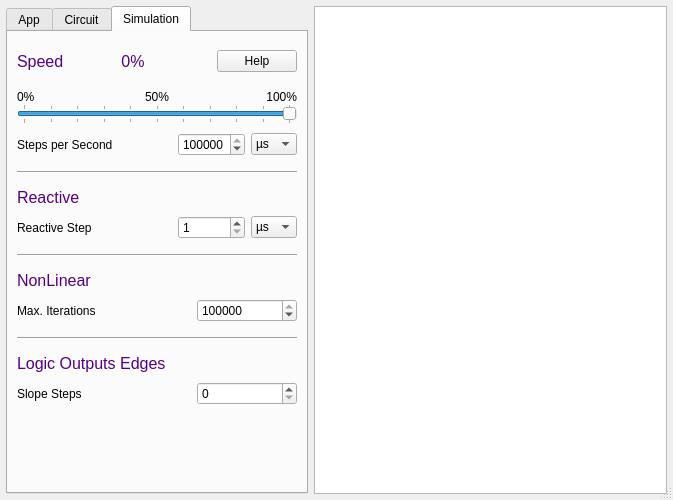
<?xml version="1.0" encoding="UTF-8"?>
<ui version="4.0">
 <class>AppDialog</class>
 <widget class="QDialog" name="AppDialog">
  <property name="windowModality">
   <enum>Qt::WindowModal</enum>
  </property>
  <property name="geometry">
   <rect>
    <x>0</x>
    <y>0</y>
    <width>673</width>
    <height>500</height>
   </rect>
  </property>
  <property name="sizePolicy">
   <sizepolicy hsizetype="Preferred" vsizetype="MinimumExpanding">
    <horstretch>0</horstretch>
    <verstretch>0</verstretch>
   </sizepolicy>
  </property>
  <property name="minimumSize">
   <size>
    <width>320</width>
    <height>100</height>
   </size>
  </property>
  <property name="windowTitle">
   <string>Settings</string>
  </property>
  <property name="sizeGripEnabled">
   <bool>true</bool>
  </property>
  <property name="modal">
   <bool>false</bool>
  </property>
  <layout class="QHBoxLayout" name="mainLayout">
   <property name="leftMargin">
    <number>6</number>
   </property>
   <property name="topMargin">
    <number>6</number>
   </property>
   <property name="rightMargin">
    <number>6</number>
   </property>
   <property name="bottomMargin">
    <number>6</number>
   </property>
   <item>
    <layout class="QVBoxLayout" name="verticalLayout">
     <property name="spacing">
      <number>9</number>
     </property>
     <item>
      <widget class="QTabWidget" name="tabList">
       <property name="sizePolicy">
        <sizepolicy hsizetype="Preferred" vsizetype="Preferred">
         <horstretch>0</horstretch>
         <verstretch>0</verstretch>
        </sizepolicy>
       </property>
       <property name="minimumSize">
        <size>
         <width>200</width>
         <height>300</height>
        </size>
       </property>
       <property name="locale">
        <locale language="C" country="AnyCountry"/>
       </property>
       <property name="currentIndex">
        <number>2</number>
       </property>
       <property name="usesScrollButtons">
        <bool>false</bool>
       </property>
       <widget class="QWidget" name="appTab">
        <attribute name="title">
         <string>App</string>
        </attribute>
        <layout class="QVBoxLayout" name="verticalLayout_4">
         <property name="spacing">
          <number>9</number>
         </property>
         <item>
          <layout class="QHBoxLayout" name="horizontalLayout_13">
           <property name="topMargin">
            <number>9</number>
           </property>
           <property name="bottomMargin">
            <number>9</number>
           </property>
           <item>
            <widget class="QLabel" name="label_19">
             <property name="sizePolicy">
              <sizepolicy hsizetype="Preferred" vsizetype="Preferred">
               <horstretch>0</horstretch>
               <verstretch>0</verstretch>
              </sizepolicy>
             </property>
             <property name="font">
              <font>
               <family>Ubuntu</family>
               <pointsize>12</pointsize>
               <weight>50</weight>
               <italic>false</italic>
               <bold>false</bold>
              </font>
             </property>
             <property name="styleSheet">
              <string notr="true">font: 12pt &quot;Ubuntu&quot;; color: rgb(85, 0, 127)</string>
             </property>
             <property name="text">
              <string>App Settings</string>
             </property>
             <property name="alignment">
              <set>Qt::AlignLeading|Qt::AlignLeft|Qt::AlignVCenter</set>
             </property>
            </widget>
           </item>
           <item>
            <widget class="QPushButton" name="helpButton0">
             <property name="sizePolicy">
              <sizepolicy hsizetype="Fixed" vsizetype="Fixed">
               <horstretch>0</horstretch>
               <verstretch>0</verstretch>
              </sizepolicy>
             </property>
             <property name="text">
              <string>Help</string>
             </property>
             <property name="autoDefault">
              <bool>false</bool>
             </property>
            </widget>
           </item>
          </layout>
         </item>
         <item>
          <layout class="QHBoxLayout" name="horizontalLayout_9">
           <item>
            <widget class="QLabel" name="label_3">
             <property name="text">
              <string>Language</string>
             </property>
            </widget>
           </item>
           <item>
            <widget class="QComboBox" name="language">
             <property name="sizePolicy">
              <sizepolicy hsizetype="Fixed" vsizetype="Fixed">
               <horstretch>0</horstretch>
               <verstretch>0</verstretch>
              </sizepolicy>
             </property>
             <property name="minimumSize">
              <size>
               <width>100</width>
               <height>0</height>
              </size>
             </property>
             <property name="maximumSize">
              <size>
               <width>100</width>
               <height>16777215</height>
              </size>
             </property>
             <property name="currentText">
              <string notr="true">English</string>
             </property>
             <item>
              <property name="text">
               <string notr="true">English</string>
              </property>
             </item>
             <item>
              <property name="text">
               <string>简体中文</string>
              </property>
             </item>
             <item>
              <property name="text">
               <string notr="true">Čeština</string>
              </property>
             </item>
             <item>
              <property name="text">
               <string notr="true">Nederlands</string>
              </property>
             </item>
             <item>
              <property name="text">
               <string notr="true">Français</string>
              </property>
             </item>
             <item>
              <property name="text">
               <string notr="true">Deutsch</string>
              </property>
             </item>
             <item>
              <property name="text">
               <string notr="true">Italiano</string>
              </property>
             </item>
             <item>
              <property name="text">
               <string notr="true">Русский</string>
              </property>
             </item>
             <item>
              <property name="text">
               <string notr="true">Español</string>
              </property>
             </item>
             <item>
              <property name="text">
               <string notr="true">Português</string>
              </property>
             </item>
             <item>
              <property name="text">
               <string notr="true">Brasileiro</string>
              </property>
             </item>
             <item>
              <property name="text">
               <string>Slovenčina</string>
              </property>
             </item>
             <item>
              <property name="text">
               <string notr="true">Türkçe</string>
              </property>
             </item>
            </widget>
           </item>
          </layout>
         </item>
         <item>
          <layout class="QHBoxLayout" name="horizontalLayout_15">
           <item>
            <widget class="QLabel" name="label_45">
             <property name="text">
              <string>Font</string>
             </property>
            </widget>
           </item>
           <item>
            <widget class="QFontComboBox" name="fontName">
             <property name="sizePolicy">
              <sizepolicy hsizetype="Fixed" vsizetype="Fixed">
               <horstretch>0</horstretch>
               <verstretch>0</verstretch>
              </sizepolicy>
             </property>
             <property name="minimumSize">
              <size>
               <width>100</width>
               <height>0</height>
              </size>
             </property>
             <property name="maximumSize">
              <size>
               <width>100</width>
               <height>16777215</height>
              </size>
             </property>
             <property name="editable">
              <bool>false</bool>
             </property>
             <property name="sizeAdjustPolicy">
              <enum>QComboBox::AdjustToMinimumContentsLength</enum>
             </property>
            </widget>
           </item>
          </layout>
         </item>
         <item>
          <layout class="QHBoxLayout" name="horizontalLayout_10">
           <item>
            <widget class="QLabel" name="label_4">
             <property name="text">
              <string>Font Scale</string>
             </property>
            </widget>
           </item>
           <item>
            <widget class="QDoubleSpinBox" name="fontScale">
             <property name="sizePolicy">
              <sizepolicy hsizetype="Fixed" vsizetype="Fixed">
               <horstretch>0</horstretch>
               <verstretch>0</verstretch>
              </sizepolicy>
             </property>
             <property name="minimumSize">
              <size>
               <width>100</width>
               <height>0</height>
              </size>
             </property>
             <property name="maximumSize">
              <size>
               <width>100</width>
               <height>16777215</height>
              </size>
             </property>
             <property name="minimum">
              <double>0.500000000000000</double>
             </property>
             <property name="maximum">
              <double>2.000000000000000</double>
             </property>
             <property name="value">
              <double>1.000000000000000</double>
             </property>
            </widget>
           </item>
          </layout>
         </item>
         <item>
          <widget class="QLabel" name="fontLabel">
           <property name="text">
            <string notr="true"/>
           </property>
          </widget>
         </item>
         <item>
          <widget class="QLabel" name="userPathLabel">
           <property name="text">
            <string>User data folder:</string>
           </property>
          </widget>
         </item>
         <item>
          <layout class="QHBoxLayout" name="horizontalLayout_3">
           <item>
            <widget class="QLineEdit" name="userPath"/>
           </item>
           <item>
            <widget class="QPushButton" name="setPathButton">
             <property name="sizePolicy">
              <sizepolicy hsizetype="Fixed" vsizetype="Fixed">
               <horstretch>0</horstretch>
               <verstretch>0</verstretch>
              </sizepolicy>
             </property>
             <property name="maximumSize">
              <size>
               <width>35</width>
               <height>16777215</height>
              </size>
             </property>
             <property name="toolTip">
              <string>Select tool path</string>
             </property>
             <property name="locale">
              <locale language="C" country="AnyCountry"/>
             </property>
             <property name="text">
              <string notr="true">...</string>
             </property>
             <property name="autoRepeatDelay">
              <number>0</number>
             </property>
             <property name="autoRepeatInterval">
              <number>0</number>
             </property>
             <property name="autoDefault">
              <bool>false</bool>
             </property>
            </widget>
           </item>
          </layout>
         </item>
         <item>
          <spacer name="verticalSpacer_3">
           <property name="orientation">
            <enum>Qt::Vertical</enum>
           </property>
           <property name="sizeHint" stdset="0">
            <size>
             <width>20</width>
             <height>40</height>
            </size>
           </property>
          </spacer>
         </item>
        </layout>
       </widget>
       <widget class="QWidget" name="circTab">
        <attribute name="title">
         <string>Circuit</string>
        </attribute>
        <layout class="QVBoxLayout" name="verticalLayout_3">
         <property name="spacing">
          <number>9</number>
         </property>
         <property name="leftMargin">
          <number>9</number>
         </property>
         <property name="topMargin">
          <number>9</number>
         </property>
         <property name="rightMargin">
          <number>9</number>
         </property>
         <property name="bottomMargin">
          <number>9</number>
         </property>
         <item>
          <layout class="QHBoxLayout" name="horizontalLayout_8">
           <property name="topMargin">
            <number>9</number>
           </property>
           <property name="bottomMargin">
            <number>9</number>
           </property>
           <item>
            <widget class="QLabel" name="label_8">
             <property name="sizePolicy">
              <sizepolicy hsizetype="Preferred" vsizetype="Preferred">
               <horstretch>0</horstretch>
               <verstretch>0</verstretch>
              </sizepolicy>
             </property>
             <property name="font">
              <font>
               <family>Ubuntu</family>
               <pointsize>12</pointsize>
               <weight>50</weight>
               <italic>false</italic>
               <bold>false</bold>
              </font>
             </property>
             <property name="styleSheet">
              <string notr="true">font: 12pt &quot;Ubuntu&quot;; color: rgb(85, 0, 127)</string>
             </property>
             <property name="text">
              <string>Circuit Canvas</string>
             </property>
             <property name="alignment">
              <set>Qt::AlignLeading|Qt::AlignLeft|Qt::AlignVCenter</set>
             </property>
            </widget>
           </item>
           <item>
            <widget class="QPushButton" name="helpButton1">
             <property name="sizePolicy">
              <sizepolicy hsizetype="Fixed" vsizetype="Fixed">
               <horstretch>0</horstretch>
               <verstretch>0</verstretch>
              </sizepolicy>
             </property>
             <property name="text">
              <string>Help</string>
             </property>
             <property name="autoDefault">
              <bool>false</bool>
             </property>
            </widget>
           </item>
          </layout>
         </item>
         <item>
          <widget class="QCheckBox" name="drawGrid">
           <property name="text">
            <string>Draw Grid</string>
           </property>
          </widget>
         </item>
         <item>
          <widget class="QCheckBox" name="showScroll">
           <property name="text">
            <string>Show ScrollBars</string>
           </property>
          </widget>
         </item>
         <item>
          <widget class="QCheckBox" name="animate">
           <property name="text">
            <string>Animate</string>
           </property>
          </widget>
         </item>
         <item>
          <layout class="QHBoxLayout" name="horizontalLayout_12">
           <item>
            <widget class="QLabel" name="label_16">
             <property name="text">
              <string>Canvas Refresh</string>
             </property>
            </widget>
           </item>
           <item>
            <widget class="QSpinBox" name="fps">
             <property name="minimumSize">
              <size>
               <width>75</width>
               <height>0</height>
              </size>
             </property>
             <property name="maximumSize">
              <size>
               <width>75</width>
               <height>16777215</height>
              </size>
             </property>
             <property name="minimum">
              <number>1</number>
             </property>
             <property name="maximum">
              <number>100</number>
             </property>
             <property name="value">
              <number>20</number>
             </property>
            </widget>
           </item>
           <item>
            <widget class="QLabel" name="label_17">
             <property name="sizePolicy">
              <sizepolicy hsizetype="Fixed" vsizetype="Preferred">
               <horstretch>0</horstretch>
               <verstretch>0</verstretch>
              </sizepolicy>
             </property>
             <property name="minimumSize">
              <size>
               <width>75</width>
               <height>0</height>
              </size>
             </property>
             <property name="maximumSize">
              <size>
               <width>75</width>
               <height>16777215</height>
              </size>
             </property>
             <property name="text">
              <string>FPS</string>
             </property>
            </widget>
           </item>
          </layout>
         </item>
         <item>
          <widget class="Line" name="line_3">
           <property name="minimumSize">
            <size>
             <width>0</width>
             <height>32</height>
            </size>
           </property>
           <property name="orientation">
            <enum>Qt::Horizontal</enum>
           </property>
          </widget>
         </item>
         <item>
          <widget class="QLabel" name="label_15">
           <property name="sizePolicy">
            <sizepolicy hsizetype="Preferred" vsizetype="Fixed">
             <horstretch>0</horstretch>
             <verstretch>0</verstretch>
            </sizepolicy>
           </property>
           <property name="font">
            <font>
             <family>Ubuntu</family>
             <pointsize>12</pointsize>
             <weight>50</weight>
             <italic>false</italic>
             <bold>false</bold>
            </font>
           </property>
           <property name="styleSheet">
            <string notr="true">font: 12pt &quot;Ubuntu&quot;; color: rgb(85, 0, 127)</string>
           </property>
           <property name="text">
            <string>Other</string>
           </property>
           <property name="alignment">
            <set>Qt::AlignLeading|Qt::AlignLeft|Qt::AlignVCenter</set>
           </property>
          </widget>
         </item>
         <item>
          <layout class="QHBoxLayout" name="horizontalLayout_11">
           <item>
            <widget class="QLabel" name="stepLabel_3">
             <property name="text">
              <string>Auto Backup</string>
             </property>
            </widget>
           </item>
           <item>
            <widget class="QSpinBox" name="backup">
             <property name="minimumSize">
              <size>
               <width>75</width>
               <height>0</height>
              </size>
             </property>
             <property name="maximumSize">
              <size>
               <width>75</width>
               <height>16777215</height>
              </size>
             </property>
             <property name="minimum">
              <number>0</number>
             </property>
             <property name="maximum">
              <number>999</number>
             </property>
            </widget>
           </item>
           <item>
            <widget class="QLabel" name="label_18">
             <property name="sizePolicy">
              <sizepolicy hsizetype="Fixed" vsizetype="Preferred">
               <horstretch>0</horstretch>
               <verstretch>0</verstretch>
              </sizepolicy>
             </property>
             <property name="minimumSize">
              <size>
               <width>75</width>
               <height>0</height>
              </size>
             </property>
             <property name="maximumSize">
              <size>
               <width>75</width>
               <height>16777215</height>
              </size>
             </property>
             <property name="text">
              <string>Seconds</string>
             </property>
            </widget>
           </item>
          </layout>
         </item>
         <item>
          <spacer name="verticalSpacer_2">
           <property name="orientation">
            <enum>Qt::Vertical</enum>
           </property>
           <property name="sizeHint" stdset="0">
            <size>
             <width>20</width>
             <height>40</height>
            </size>
           </property>
          </spacer>
         </item>
        </layout>
       </widget>
       <widget class="QWidget" name="simTab">
        <attribute name="title">
         <string>Simulation</string>
        </attribute>
        <layout class="QVBoxLayout" name="verticalLayout_2">
         <property name="spacing">
          <number>0</number>
         </property>
         <property name="leftMargin">
          <number>9</number>
         </property>
         <property name="topMargin">
          <number>9</number>
         </property>
         <property name="rightMargin">
          <number>9</number>
         </property>
         <property name="bottomMargin">
          <number>9</number>
         </property>
         <item>
          <layout class="QHBoxLayout" name="horizontalLayout">
           <property name="topMargin">
            <number>9</number>
           </property>
           <property name="bottomMargin">
            <number>18</number>
           </property>
           <item>
            <widget class="QLabel" name="label_6">
             <property name="sizePolicy">
              <sizepolicy hsizetype="Preferred" vsizetype="Preferred">
               <horstretch>0</horstretch>
               <verstretch>0</verstretch>
              </sizepolicy>
             </property>
             <property name="font">
              <font>
               <family>Ubuntu</family>
               <pointsize>12</pointsize>
               <weight>50</weight>
               <italic>false</italic>
               <bold>false</bold>
              </font>
             </property>
             <property name="styleSheet">
              <string notr="true">font: 12pt &quot;Ubuntu&quot;; color: rgb(85, 0, 127)</string>
             </property>
             <property name="text">
              <string>Speed</string>
             </property>
             <property name="alignment">
              <set>Qt::AlignLeading|Qt::AlignLeft|Qt::AlignVCenter</set>
             </property>
            </widget>
           </item>
           <item>
            <widget class="QLabel" name="speedLabel">
             <property name="sizePolicy">
              <sizepolicy hsizetype="Preferred" vsizetype="Preferred">
               <horstretch>0</horstretch>
               <verstretch>0</verstretch>
              </sizepolicy>
             </property>
             <property name="palette">
              <palette>
               <active>
                <colorrole role="WindowText">
                 <brush brushstyle="SolidPattern">
                  <color alpha="255">
                   <red>85</red>
                   <green>0</green>
                   <blue>127</blue>
                  </color>
                 </brush>
                </colorrole>
                <colorrole role="Text">
                 <brush brushstyle="SolidPattern">
                  <color alpha="255">
                   <red>85</red>
                   <green>0</green>
                   <blue>127</blue>
                  </color>
                 </brush>
                </colorrole>
                <colorrole role="ButtonText">
                 <brush brushstyle="SolidPattern">
                  <color alpha="255">
                   <red>85</red>
                   <green>0</green>
                   <blue>127</blue>
                  </color>
                 </brush>
                </colorrole>
                <colorrole role="PlaceholderText">
                 <brush brushstyle="SolidPattern">
                  <color alpha="255">
                   <red>85</red>
                   <green>0</green>
                   <blue>127</blue>
                  </color>
                 </brush>
                </colorrole>
               </active>
               <inactive>
                <colorrole role="WindowText">
                 <brush brushstyle="SolidPattern">
                  <color alpha="255">
                   <red>85</red>
                   <green>0</green>
                   <blue>127</blue>
                  </color>
                 </brush>
                </colorrole>
                <colorrole role="Text">
                 <brush brushstyle="SolidPattern">
                  <color alpha="255">
                   <red>85</red>
                   <green>0</green>
                   <blue>127</blue>
                  </color>
                 </brush>
                </colorrole>
                <colorrole role="ButtonText">
                 <brush brushstyle="SolidPattern">
                  <color alpha="255">
                   <red>85</red>
                   <green>0</green>
                   <blue>127</blue>
                  </color>
                 </brush>
                </colorrole>
                <colorrole role="PlaceholderText">
                 <brush brushstyle="SolidPattern">
                  <color alpha="255">
                   <red>85</red>
                   <green>0</green>
                   <blue>127</blue>
                  </color>
                 </brush>
                </colorrole>
               </inactive>
               <disabled>
                <colorrole role="WindowText">
                 <brush brushstyle="SolidPattern">
                  <color alpha="255">
                   <red>85</red>
                   <green>0</green>
                   <blue>127</blue>
                  </color>
                 </brush>
                </colorrole>
                <colorrole role="Text">
                 <brush brushstyle="SolidPattern">
                  <color alpha="255">
                   <red>85</red>
                   <green>0</green>
                   <blue>127</blue>
                  </color>
                 </brush>
                </colorrole>
                <colorrole role="ButtonText">
                 <brush brushstyle="SolidPattern">
                  <color alpha="255">
                   <red>85</red>
                   <green>0</green>
                   <blue>127</blue>
                  </color>
                 </brush>
                </colorrole>
                <colorrole role="PlaceholderText">
                 <brush brushstyle="SolidPattern">
                  <color alpha="255">
                   <red>85</red>
                   <green>0</green>
                   <blue>127</blue>
                  </color>
                 </brush>
                </colorrole>
               </disabled>
              </palette>
             </property>
             <property name="font">
              <font>
               <family>Ubuntu</family>
               <pointsize>12</pointsize>
               <weight>50</weight>
               <italic>false</italic>
               <bold>false</bold>
              </font>
             </property>
             <property name="styleSheet">
              <string notr="true">font: 12pt &quot;Ubuntu&quot;; color: rgb(85, 0, 127)</string>
             </property>
             <property name="text">
              <string> 0%</string>
             </property>
             <property name="alignment">
              <set>Qt::AlignLeading|Qt::AlignLeft|Qt::AlignVCenter</set>
             </property>
            </widget>
           </item>
           <item>
            <widget class="QPushButton" name="helpButton2">
             <property name="sizePolicy">
              <sizepolicy hsizetype="Fixed" vsizetype="Fixed">
               <horstretch>0</horstretch>
               <verstretch>0</verstretch>
              </sizepolicy>
             </property>
             <property name="text">
              <string>Help</string>
             </property>
             <property name="autoDefault">
              <bool>false</bool>
             </property>
            </widget>
           </item>
          </layout>
         </item>
         <item>
          <layout class="QHBoxLayout" name="horizontalLayout_6">
           <item>
            <widget class="QLabel" name="label_7">
             <property name="text">
              <string>0%</string>
             </property>
            </widget>
           </item>
           <item>
            <widget class="QLabel" name="label_9">
             <property name="text">
              <string>50%</string>
             </property>
             <property name="alignment">
              <set>Qt::AlignCenter</set>
             </property>
            </widget>
           </item>
           <item>
            <widget class="QLabel" name="label_10">
             <property name="text">
              <string>100%</string>
             </property>
             <property name="alignment">
              <set>Qt::AlignRight|Qt::AlignTrailing|Qt::AlignVCenter</set>
             </property>
            </widget>
           </item>
          </layout>
         </item>
         <item>
          <widget class="QSlider" name="simSpeedPerSlider">
           <property name="sizePolicy">
            <sizepolicy hsizetype="Preferred" vsizetype="Fixed">
             <horstretch>0</horstretch>
             <verstretch>0</verstretch>
            </sizepolicy>
           </property>
           <property name="minimumSize">
            <size>
             <width>0</width>
             <height>0</height>
            </size>
           </property>
           <property name="maximumSize">
            <size>
             <width>16777215</width>
             <height>20</height>
            </size>
           </property>
           <property name="cursor">
            <cursorShape>SizeHorCursor</cursorShape>
           </property>
           <property name="whatsThis">
            <string/>
           </property>
           <property name="maximum">
            <number>100</number>
           </property>
           <property name="value">
            <number>100</number>
           </property>
           <property name="sliderPosition">
            <number>100</number>
           </property>
           <property name="orientation">
            <enum>Qt::Horizontal</enum>
           </property>
           <property name="tickPosition">
            <enum>QSlider::TicksBothSides</enum>
           </property>
           <property name="tickInterval">
            <number>10</number>
           </property>
          </widget>
         </item>
         <item>
          <layout class="QHBoxLayout" name="horizontalLayout_4">
           <property name="spacing">
            <number>6</number>
           </property>
           <property name="topMargin">
            <number>9</number>
           </property>
           <item>
            <widget class="QLabel" name="stepLabel_2">
             <property name="sizePolicy">
              <sizepolicy hsizetype="Preferred" vsizetype="Preferred">
               <horstretch>0</horstretch>
               <verstretch>0</verstretch>
              </sizepolicy>
             </property>
             <property name="text">
              <string>Steps per Second    </string>
             </property>
            </widget>
           </item>
           <item>
            <widget class="QSpinBox" name="simStepBox">
             <property name="sizePolicy">
              <sizepolicy hsizetype="Fixed" vsizetype="Fixed">
               <horstretch>0</horstretch>
               <verstretch>0</verstretch>
              </sizepolicy>
             </property>
             <property name="maximumSize">
              <size>
               <width>16777215</width>
               <height>16777215</height>
              </size>
             </property>
             <property name="minimum">
              <number>1</number>
             </property>
             <property name="maximum">
              <number>999999999</number>
             </property>
             <property name="value">
              <number>1000000</number>
             </property>
            </widget>
           </item>
           <item>
            <widget class="QComboBox" name="simStepUnitBox">
             <property name="sizePolicy">
              <sizepolicy hsizetype="Fixed" vsizetype="Fixed">
               <horstretch>0</horstretch>
               <verstretch>0</verstretch>
              </sizepolicy>
             </property>
             <property name="minimumSize">
              <size>
               <width>0</width>
               <height>0</height>
              </size>
             </property>
             <property name="currentText">
              <string notr="true">µs</string>
             </property>
             <property name="currentIndex">
              <number>2</number>
             </property>
             <property name="maxCount">
              <number>10</number>
             </property>
             <item>
              <property name="text">
               <string>ps</string>
              </property>
             </item>
             <item>
              <property name="text">
               <string>ns</string>
              </property>
             </item>
             <item>
              <property name="text">
               <string>µs</string>
              </property>
             </item>
             <item>
              <property name="text">
               <string>ms</string>
              </property>
             </item>
             <item>
              <property name="text">
               <string>s</string>
              </property>
             </item>
            </widget>
           </item>
          </layout>
         </item>
         <item>
          <widget class="Line" name="line_2">
           <property name="sizePolicy">
            <sizepolicy hsizetype="Minimum" vsizetype="Fixed">
             <horstretch>0</horstretch>
             <verstretch>0</verstretch>
            </sizepolicy>
           </property>
           <property name="minimumSize">
            <size>
             <width>280</width>
             <height>32</height>
            </size>
           </property>
           <property name="orientation">
            <enum>Qt::Horizontal</enum>
           </property>
          </widget>
         </item>
         <item>
          <widget class="QLabel" name="label_20">
           <property name="sizePolicy">
            <sizepolicy hsizetype="Preferred" vsizetype="Fixed">
             <horstretch>0</horstretch>
             <verstretch>0</verstretch>
            </sizepolicy>
           </property>
           <property name="font">
            <font>
             <family>Ubuntu</family>
             <pointsize>12</pointsize>
             <weight>50</weight>
             <italic>false</italic>
             <bold>false</bold>
            </font>
           </property>
           <property name="styleSheet">
            <string notr="true">font: 12pt &quot;Ubuntu&quot;; color: rgb(85, 0, 127)</string>
           </property>
           <property name="text">
            <string>Reactive</string>
           </property>
           <property name="alignment">
            <set>Qt::AlignLeading|Qt::AlignLeft|Qt::AlignVCenter</set>
           </property>
          </widget>
         </item>
         <item>
          <layout class="QHBoxLayout" name="horizontalLayout_14">
           <property name="spacing">
            <number>6</number>
           </property>
           <property name="topMargin">
            <number>9</number>
           </property>
           <item>
            <widget class="QLabel" name="reactiveStep">
             <property name="sizePolicy">
              <sizepolicy hsizetype="Preferred" vsizetype="Preferred">
               <horstretch>0</horstretch>
               <verstretch>0</verstretch>
              </sizepolicy>
             </property>
             <property name="text">
              <string>Reactive Step</string>
             </property>
            </widget>
           </item>
           <item>
            <widget class="QSpinBox" name="reactStepBox">
             <property name="sizePolicy">
              <sizepolicy hsizetype="Fixed" vsizetype="Fixed">
               <horstretch>0</horstretch>
               <verstretch>0</verstretch>
              </sizepolicy>
             </property>
             <property name="minimum">
              <number>1</number>
             </property>
             <property name="maximum">
              <number>999999999</number>
             </property>
            </widget>
           </item>
           <item>
            <widget class="QComboBox" name="reactStepUnitBox">
             <property name="sizePolicy">
              <sizepolicy hsizetype="Fixed" vsizetype="Fixed">
               <horstretch>0</horstretch>
               <verstretch>0</verstretch>
              </sizepolicy>
             </property>
             <property name="currentText">
              <string notr="true">µs</string>
             </property>
             <property name="currentIndex">
              <number>2</number>
             </property>
             <property name="maxCount">
              <number>10</number>
             </property>
             <item>
              <property name="text">
               <string>ps</string>
              </property>
             </item>
             <item>
              <property name="text">
               <string>ns</string>
              </property>
             </item>
             <item>
              <property name="text">
               <string>µs</string>
              </property>
             </item>
             <item>
              <property name="text">
               <string>ms</string>
              </property>
             </item>
             <item>
              <property name="text">
               <string>s</string>
              </property>
             </item>
            </widget>
           </item>
          </layout>
         </item>
         <item>
          <widget class="Line" name="line">
           <property name="minimumSize">
            <size>
             <width>280</width>
             <height>32</height>
            </size>
           </property>
           <property name="orientation">
            <enum>Qt::Horizontal</enum>
           </property>
          </widget>
         </item>
         <item>
          <widget class="QLabel" name="label_13">
           <property name="sizePolicy">
            <sizepolicy hsizetype="Preferred" vsizetype="Fixed">
             <horstretch>0</horstretch>
             <verstretch>0</verstretch>
            </sizepolicy>
           </property>
           <property name="font">
            <font>
             <family>Ubuntu</family>
             <pointsize>12</pointsize>
             <weight>50</weight>
             <italic>false</italic>
             <bold>false</bold>
            </font>
           </property>
           <property name="styleSheet">
            <string notr="true">font: 12pt &quot;Ubuntu&quot;; color: rgb(85, 0, 127)</string>
           </property>
           <property name="text">
            <string>NonLinear</string>
           </property>
           <property name="alignment">
            <set>Qt::AlignLeading|Qt::AlignLeft|Qt::AlignVCenter</set>
           </property>
          </widget>
         </item>
         <item>
          <layout class="QHBoxLayout" name="horizontalLayout_7">
           <property name="topMargin">
            <number>9</number>
           </property>
           <item>
            <widget class="QLabel" name="label_14">
             <property name="sizePolicy">
              <sizepolicy hsizetype="Preferred" vsizetype="Preferred">
               <horstretch>0</horstretch>
               <verstretch>0</verstretch>
              </sizepolicy>
             </property>
             <property name="text">
              <string>Max. Iterations</string>
             </property>
            </widget>
           </item>
           <item>
            <widget class="QSpinBox" name="nlStepsBox">
             <property name="sizePolicy">
              <sizepolicy hsizetype="Fixed" vsizetype="Fixed">
               <horstretch>0</horstretch>
               <verstretch>0</verstretch>
              </sizepolicy>
             </property>
             <property name="minimumSize">
              <size>
               <width>100</width>
               <height>0</height>
              </size>
             </property>
             <property name="maximumSize">
              <size>
               <width>16777215</width>
               <height>16777215</height>
              </size>
             </property>
             <property name="maximum">
              <number>100000</number>
             </property>
             <property name="value">
              <number>100000</number>
             </property>
            </widget>
           </item>
          </layout>
         </item>
         <item>
          <widget class="Line" name="line_4">
           <property name="sizePolicy">
            <sizepolicy hsizetype="Minimum" vsizetype="Fixed">
             <horstretch>0</horstretch>
             <verstretch>0</verstretch>
            </sizepolicy>
           </property>
           <property name="minimumSize">
            <size>
             <width>280</width>
             <height>32</height>
            </size>
           </property>
           <property name="orientation">
            <enum>Qt::Horizontal</enum>
           </property>
          </widget>
         </item>
         <item>
          <widget class="QLabel" name="label">
           <property name="sizePolicy">
            <sizepolicy hsizetype="Preferred" vsizetype="Fixed">
             <horstretch>0</horstretch>
             <verstretch>0</verstretch>
            </sizepolicy>
           </property>
           <property name="font">
            <font>
             <family>Ubuntu</family>
             <pointsize>12</pointsize>
             <weight>50</weight>
             <italic>false</italic>
             <bold>false</bold>
            </font>
           </property>
           <property name="styleSheet">
            <string notr="true">font: 12pt &quot;Ubuntu&quot;; color: rgb(85, 0, 127)</string>
           </property>
           <property name="text">
            <string>Logic Outputs Edges</string>
           </property>
          </widget>
         </item>
         <item>
          <layout class="QHBoxLayout" name="horizontalLayout_2">
           <property name="topMargin">
            <number>9</number>
           </property>
           <item>
            <widget class="QLabel" name="label_2">
             <property name="text">
              <string>Slope Steps</string>
             </property>
            </widget>
           </item>
           <item>
            <widget class="QSpinBox" name="slopeStepsBox">
             <property name="sizePolicy">
              <sizepolicy hsizetype="Fixed" vsizetype="Fixed">
               <horstretch>0</horstretch>
               <verstretch>0</verstretch>
              </sizepolicy>
             </property>
             <property name="minimumSize">
              <size>
               <width>100</width>
               <height>0</height>
              </size>
             </property>
             <property name="maximum">
              <number>100</number>
             </property>
            </widget>
           </item>
          </layout>
         </item>
         <item>
          <spacer name="verticalSpacer">
           <property name="orientation">
            <enum>Qt::Vertical</enum>
           </property>
           <property name="sizeHint" stdset="0">
            <size>
             <width>20</width>
             <height>40</height>
            </size>
           </property>
          </spacer>
         </item>
        </layout>
       </widget>
      </widget>
     </item>
    </layout>
   </item>
   <item>
    <widget class="QTextEdit" name="helpText">
     <property name="sizePolicy">
      <sizepolicy hsizetype="MinimumExpanding" vsizetype="MinimumExpanding">
       <horstretch>0</horstretch>
       <verstretch>0</verstretch>
      </sizepolicy>
     </property>
     <property name="minimumSize">
      <size>
       <width>290</width>
       <height>0</height>
      </size>
     </property>
     <property name="acceptDrops">
      <bool>false</bool>
     </property>
     <property name="undoRedoEnabled">
      <bool>false</bool>
     </property>
     <property name="html">
      <string>&lt;!DOCTYPE HTML PUBLIC &quot;-//W3C//DTD HTML 4.0//EN&quot; &quot;http://www.w3.org/TR/REC-html40/strict.dtd&quot;&gt;
&lt;html&gt;&lt;head&gt;&lt;meta name=&quot;qrichtext&quot; content=&quot;1&quot; /&gt;&lt;style type=&quot;text/css&quot;&gt;
p, li { white-space: pre-wrap; }
&lt;/style&gt;&lt;/head&gt;&lt;body style=&quot; font-family:'Ubuntu'; font-size:10pt; font-weight:400; font-style:normal;&quot;&gt;
&lt;p style=&quot;-qt-paragraph-type:empty; margin-top:0px; margin-bottom:0px; margin-left:0px; margin-right:0px; -qt-block-indent:0; text-indent:0px; font-family:'Sans Serif'; font-size:9pt;&quot;&gt;&lt;br /&gt;&lt;/p&gt;&lt;/body&gt;&lt;/html&gt;</string>
     </property>
     <property name="textInteractionFlags">
      <set>Qt::TextSelectableByKeyboard|Qt::TextSelectableByMouse</set>
     </property>
     <property name="placeholderText">
      <string notr="true"/>
     </property>
    </widget>
   </item>
  </layout>
 </widget>
 <resources/>
 <connections/>
</ui>
